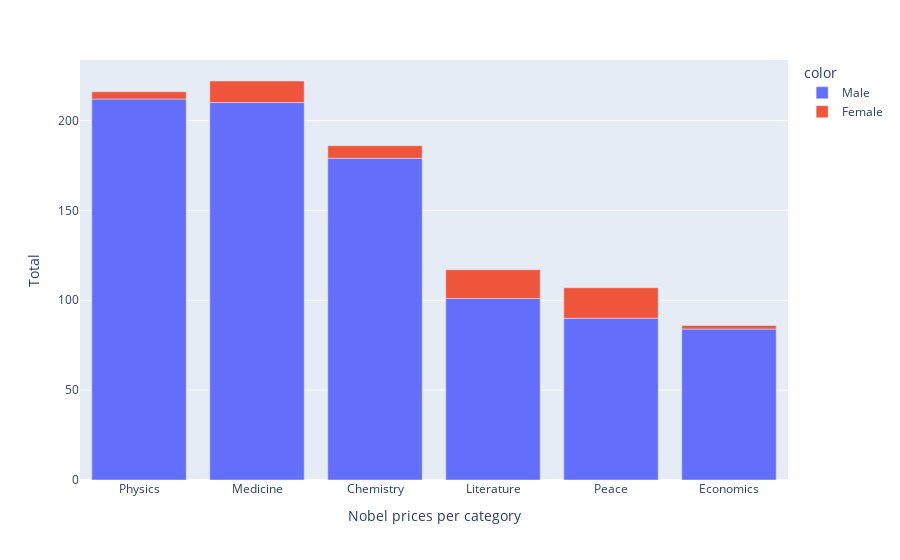

Notebook source saved alongside this figure:
### Code cell
px.bar(
    y=df_data[["category","sex"]].value_counts().values, 
    x=df_data[["category","sex"]].value_counts().index.get_level_values("category"),
    color=df_data[["category","sex"]].value_counts().index.get_level_values("sex"),
    labels={"x":"Nobel prices per category", "y":"Total"}
)

### Figure 1 — Plotly figure (JSON) as saved in the notebook; plotly's stock layout.template omitted (floating-point values rounded to 4 significant figures)
{"data": [{"alignmentgroup": "True", "hovertemplate": "color=Male<br>Nobel prices per category=%{x}<br>Total=%{y}<extra></extra>", "legendgroup": "Male", "marker": {"color": "#636efa", "pattern": {"shape": ""}}, "name": "Male", "offsetgroup": "Male", "orientation": "v", "showlegend": true, "textposition": "auto", "type": "bar", "x": ["Physics", "Medicine", "Chemistry", "Literature", "Peace", "Economics"], "xaxis": "x", "y": [212, 210, 179, 101, 90, 84], "yaxis": "y"}, {"alignmentgroup": "True", "hovertemplate": "color=Female<br>Nobel prices per category=%{x}<br>Total=%{y}<extra></extra>", "legendgroup": "Female", "marker": {"color": "#EF553B", "pattern": {"shape": ""}}, "name": "Female", "offsetgroup": "Female", "orientation": "v", "showlegend": true, "textposition": "auto", "type": "bar", "x": ["Peace", "Literature", "Medicine", "Chemistry", "Physics", "Economics"], "xaxis": "x", "y": [17, 16, 12, 7, 4, 2], "yaxis": "y"}], "layout": {"barmode": "relative", "legend": {"title": {"text": "color"}, "tracegroupgap": 0}, "margin": {"t": 60}, "xaxis": {"anchor": "y", "domain": [0, 1], "title": {"text": "Nobel prices per category"}}, "yaxis": {"anchor": "x", "domain": [0, 1], "title": {"text": "Total"}}}}
